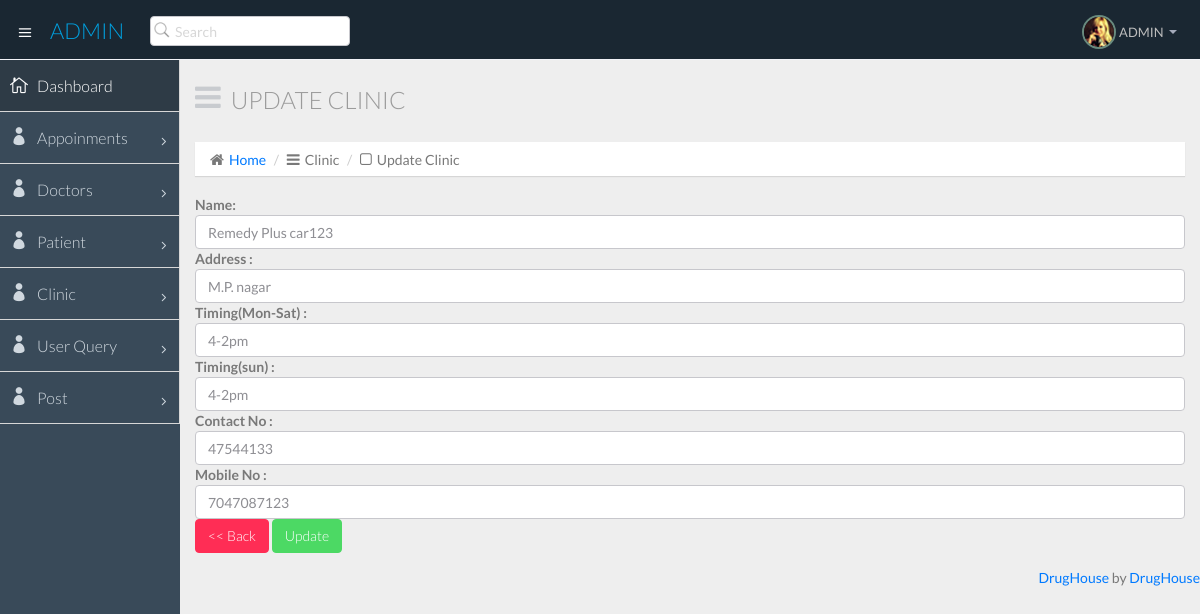
/admin/admin_Clinic_update.php?xcid=3, run on the app's committed database.
### tables this page shows
CREATE TABLE `clinics` (
  `clinic_id` int(100) NOT NULL,
  `d_id` int(100) NOT NULL,
  `name` varchar(200) NOT NULL,
  `address` varchar(200) NOT NULL,
  `location` varchar(150) DEFAULT NULL,
  `timing_ms` varchar(200) NOT NULL,
  `timing_sun` varchar(200) NOT NULL,
  `contact_no` varchar(200) NOT NULL,
  `mobile_no` varchar(200) NOT NULL
);

### admin/admin_Clinic_update.php (the view, shortened to what this page needs)
<?php
require('./comnpages/config.php');
?>
<!DOCTYPE html>
<html lang="en">
  <head>
    <link href="css/bootstrap.min.css" rel="stylesheet">
    <link href="css/bootstrap-theme.css" rel="stylesheet">
    <link href="css/elegant-icons-style.css" rel="stylesheet" />
    <link href="css/font-awesome.min.css" rel="stylesheet" />
    <link href="css/style.css" rel="stylesheet">
    <link href="css/style-responsive.css" rel="stylesheet" />
  </head>
  <body>
  <section id="container" class="">
      <?php require('./comnpages/header.php'); ?>
	   <?php require('./comnpages/side.php'); ?>
      <section id="main-content">
          <section class="wrapper">
		  <div class="row">
				<div class="col-lg-12">
					<h3 class="page-header"><i class="fa fa fa-bars"></i>Update Clinic</h3>
					<ol class="breadcrumb">
						<li><i class="fa fa-home"></i><a href="index.html">Home</a></li>
						<li><i class="fa fa-bars"></i>Clinic</li>
						<li><i class="fa fa-square-o"></i>Update Clinic</li>
					</ol>
				</div>
			</div>
              <?php
			$update_id=$_REQUEST['xcid'];
			$c_select = mysqli_query($conn,"SELECT * FROM clinics WHERE clinic_id='$update_id'");
			$data_row = mysqli_fetch_array($c_select);
				?>
	   <form  action="model/admin_model_Clinic_update.php" method="post" >
                 <b>Name:</b>
				  <input type="text" class="form-control" name="name" value="<?php echo $data_row['name']; ?>" hidden >
				<b>Address :</b>
				<input type="text" class="form-control" name="address" value="<?php echo $data_row['address']; ?>" hidden >
				<b>Timing(Mon-Sat) :</b>
				<input type="text" name="timing_ms" class="form-control" value="<?php echo $data_row['timing_ms']; ?>">
				<b>Timing(sun) :</b>
				<input type="text" name="timing_sun" class="form-control" value="<?php echo $data_row['timing_sun']; ?>">
				<b>Contact No :</b>
				<input type="text" name="contact_no" class="form-control" value="<?php echo $data_row['contact_no']; ?>">
                <b>Mobile No :</b>
				<input type="text" name="mobile_no" class="form-control" value="<?php echo $data_row['mobile_no']; ?>">
			    <div class="box-footer">
					 <a  href="admin_Clinic.php" class="btn btn-danger"> << Back</a>
                     <button type="submit" class="btn btn-success">Update</button>
                  </div>
			   </form>
          </section>
      </section>
		  <?php include("./comnpages/credit.php");?>
  </section>
  </body>
</html>

### data on the page
clinics: name "Remedy Plus car123", address "M.P. nagar", timing_ms "4-2pm", timing_sun "4-2pm", contact_no "47544133", mobile_no "7047087123"
